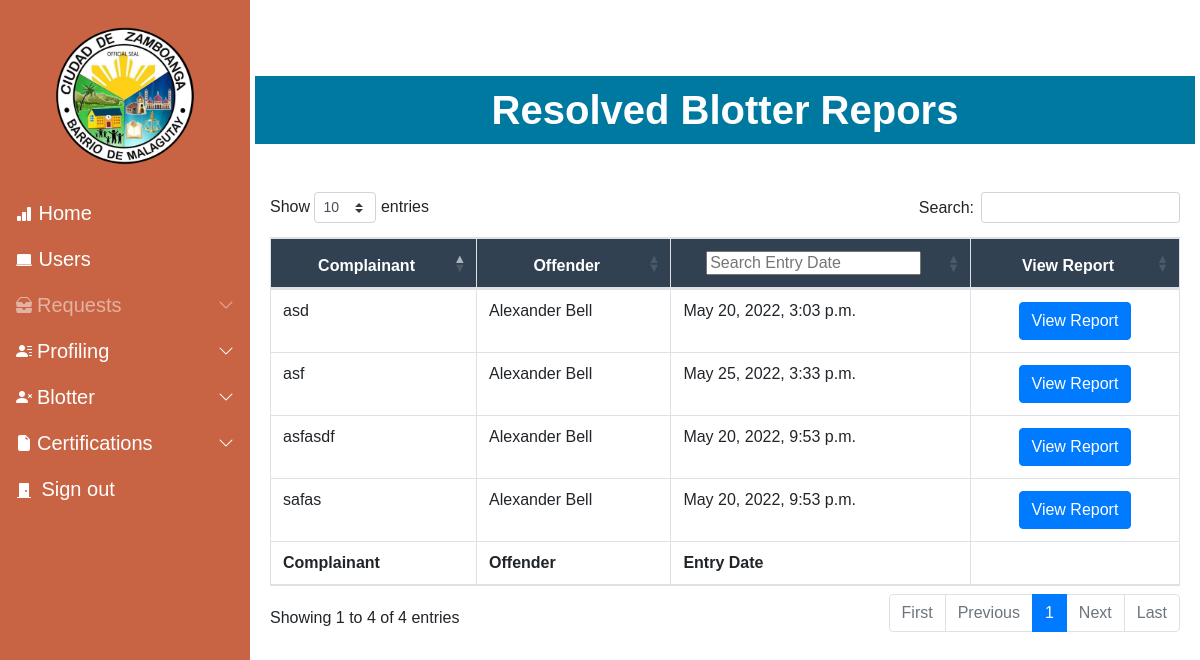
The page /resolved_display/ (signed in) on the database its author committed.
### Blotter/models.py (models this page shows)
class Blotreport (models.Model):
    Offender = models.ForeignKey (Resident, null = True, blank=True, default = None, on_delete = models.CASCADE)
    Offender_unregistered = models.CharField(max_length=50, null=True, blank=True, verbose_name="Offender")
    Complainant = models.CharField (max_length = 50)
    Complaint = models.TextField(max_length = 1000)
    Facts = models.TextField(max_length=250)
    Unregistered = models.BooleanField(default = False)
    created_date = models.DateTimeField (auto_now_add=True)
    modified_date = models.DateTimeField (auto_now=True)
    Resolved = models.BooleanField(default=False)

### Resident/models.py (models this page shows)
class Resident (models.Model):
    pic = models.ImageField(null=True, blank = True, verbose_name="Profile Picture", upload_to= "images/", default='images/default_pp.jpg')
    First_name = models.CharField(max_length=50)
    Last_name = models.CharField(max_length=50)
    Middle_name = models.CharField(max_length=50, blank=True, null=True)
    Birthdate = models.DateField(auto_now_add=False, auto_now=False)
    Gender_choices = (
        ('Male','Male'),
        ('Female','Female')
        )
    Gender = models.CharField(max_length=100, choices=Gender_choices, default = "Not Specified")
    Email = models.EmailField(max_length=254, blank=True, null=True)
    numbers = RegexValidator(r'^[0-9]+','Only numbers are accepted')
    Contact = models.CharField(max_length=11, validators=[numbers])
    Phealthnone = 'None'
    Phealth_choices = (
        ('None', 'None'),
        ('Employed','Employed'),
        ('Voluntary','Voluntary'),
        ('OFW','OFW'),
        ('Sponsored','Sponsored'),
        ('Indigent','Indigent'),
        ('Lifetime','Lifetime'),
        ('Senior','Senior')
    )
    Philhealth_membership = models.CharField(max_length=100,choices=Phealth_choices,default=Phealthnone,verbose_name="Philhealth Membership Type")
    Cstatus_choices = (
        ('Single','Single'),
        ('Married','Married'),
        ('Separated','Separated'),
        ('Widowed','Widowed'),
        )
    Marital_status = models.CharField(max_length=100, choices = Cstatus_choices, default = "")
    Citizenship = models.CharField(max_length=100,verbose_name="Ethnicity")
    Religion = models.CharField(max_length=100)
    Occupation = models.CharField(max_length=100, null=True, blank=True)
    Vac_choices = (
        ('Vaccinated','Vaccinated'),
        ('Unvaccinated','Unvaccinated')
    )
    Vaccination = models.CharField(max_length=100, choices = Vac_choices, verbose_name="Vaccination Status", default="")
    Address = models.CharField(max_length=250, verbose_name="Street Address")
    Resident_code = models.CharField(max_length=500, null=False, blank=False)
    Blacklisted = models.BooleanField(default = False)
    created_date = models.DateTimeField(auto_now_add=True)
    modified_date = models.DateTimeField(auto_now=True)
    def __str__(self):
        return f'{self.First_name} {self.Last_name}'

### Blotter/views.py (the view)
# urls.py: path('resolved_display/',Resolved_display,name="resolved_display"),
@login_required(login_url='login')
def Resolved_display(request):
    Blotter_obj = Blotreport.objects.filter(Resolved = True)
    Include = False
    context = {
        'Blotter_obj' : Blotter_obj,
        'Exclude' : Include
    }
    return render(request, "blotter/blotter_display.html", context = context)

### Resident/context_processors.py (called while the page is built)
def greet(request):
    greeting = f"{request.user.username}"
    return{
        "greeting" : greet
    }

### templates/blotter/blotter_display.html (shortened to what this page needs)
{%  extends 'base.html' %}
{% load static %}
{% block content %}
{% if Include == True %}
<h1 style="text-align: center; margin-top: 15px; color: white; padding:10px; background-color: #0079a1;"><b>Current Blotter Reports</b></h1>
{% else %}
<h1 style="text-align: center; margin-top: 15px; color: white; padding:10px; background-color: #0079a1;"><b>Resolved Blotter Repors</b></h1>
{% endif %}
  <div class="container-fluid mt-5 mb-5">
        <table class = "table table-bordered table-hover mt-2 mb-5" id="Display" style="background-color: rgb(255,255,255,0.8);">
          <thead>
              <tr>
                <th style="text-align: center;">Complainant</th>
                <th style="text-align: center;">Offender</th>
                <th style="text-align: center;" >Entry Date</th>
                <th style="text-align: center;">View Report</th>
            </tr>
          </thead>
          <tbody>
                {% for blot in Blotter_obj %}
                <tr>
                  <td>{{blot.Complainant}}</td>
                  {% if blot.Unregistered == True %}
                  <td>{{blot.Offender_unregistered}}</td>
                  {% else %}
                  <td>{{blot.Offender}}</a></td>
                  {% endif %}
                  <td>{{blot.created_date}}</td>
                  <td style="text-align: center;"><a href="{% url 'blotter_details' blot.id %}" target="_blank" class="btn btn-primary" role="button">View Report</a></td>
                </tr>
                {% endfor %}
          </tbody>
          <tfoot>
            <tr>
              <th>Complainant</th>
              <th>Offender</th>
              <th>Entry Date</th>
              <th style="text-align: center;">&nbsp;</th>
          </tr>
          </tfoot>
        </table>
    </div>
{% endblock content %}

### staticfiles/css/nav.css (style rules this page uses)
@media (min-width: 992px) { body { overflow: auto !important; } }

### templates/base.html (style rules this page uses)
body::after { opacity: 0.; }

### templates/blotter/blotter_display.html (style rules this page uses)
thead { background-color: #314152; border-color: none; color: white; }

### rows shown on the page
Blotreport: Complainant "asd", Offender "Alexander Bell", created_date "May 20, 2022, 3:03 p.m."
Blotreport: Complainant "safas", Offender "Alexander Bell", created_date "May 20, 2022, 9:53 p.m."
Blotreport: Complainant "asfasdf", Offender "Alexander Bell", created_date "May 20, 2022, 9:53 p.m."
Blotreport: Complainant "asf", Offender "Alexander Bell", created_date "May 25, 2022, 3:33 p.m."
